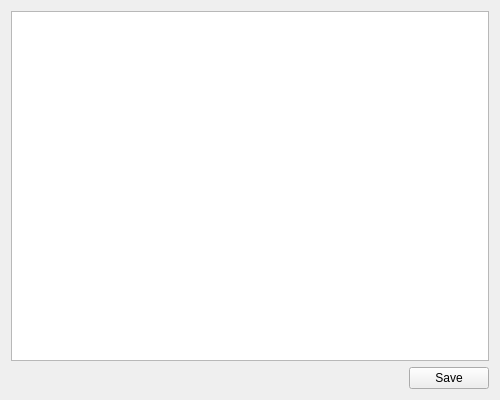
<?xml version="1.0" encoding="UTF-8"?>
<ui version="4.0">
    <class>EditorWindow</class>
    <widget class="QWidget" name="EditorWindow">
        <property name="geometry">
            <rect>
                <x>0</x>
                <y>0</y>
                <width>500</width>
                <height>400</height>
            </rect>
        </property>
        <property name="windowTitle">
            <string>Text Editor</string>
        </property>
        <layout class="QVBoxLayout" name="verticalLayout">
            <item>
                <widget class="QPlainTextEdit" name="textEdit"/>
            </item>
            <item>
                <layout class="QHBoxLayout" name="saveButtonLayout">
                    <item>
                        <spacer name="horizontalSpacer">
                            <property name="orientation">
                                <enum>Qt::Horizontal</enum>
                            </property>
                            <property name="sizeType">
                                <enum>QSizePolicy::Expanding</enum>
                            </property>
                            <property name="sizeHint">
                                <size>
                                    <width>40</width>
                                    <height>20</height>
                                </size>
                            </property>
                        </spacer>
                    </item>
                    <item>
                        <widget class="QPushButton" name="saveButton">
                            <property name="text">
                                <string>Save</string>
                            </property>
                        </widget>
                    </item>
                </layout>
            </item>
        </layout>
    </widget>
    <resources/>
    <connections/>
</ui>
